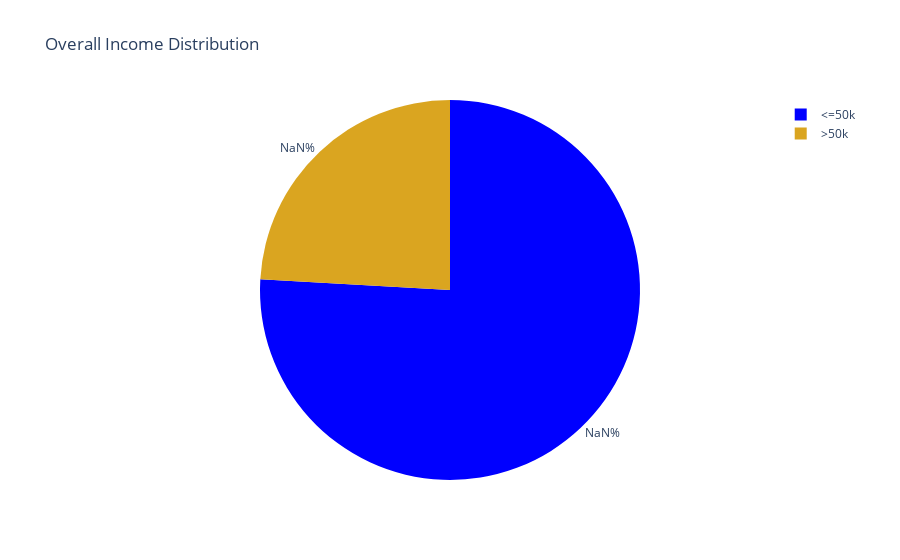

Notebook code cell kept with this figure:
### Code cell
fig = px.pie(adult_df_income, names='income', values='total', title='Overall Income Distribution', color_discrete_sequence=['blue', 'goldenrod'])
fig.update_layout(paper_bgcolor = "rgba(0, 0, 0, 0)",plot_bgcolor = "rgba(0, 0, 0, 0)")
fig.update_traces(texttemplate = "%{text:.2f}%",textposition="outside")
fig.show()
fig.write_image(os.path.join(results_dir, 'Income_distribution_pie_chart.jpg'))
fig.write_image(os.path.join(results_dir, 'Income_distribution_pie_chart.png'))
fig.write_html(os.path.join(results_dir, 'Income_distribution_pie_chart.html'))

### Figure 1 — Plotly figure (JSON) as saved in the notebook; plotly's stock layout.template omitted (floating-point values rounded to 4 significant figures)
{"data": [{"domain": {"x": [0, 1], "y": [0, 1]}, "hovertemplate": "income=%{label}<br>total=%{value}<extra></extra>", "labels": ["<=50k", ">50k"], "legendgroup": "", "name": "", "showlegend": true, "textposition": "outside", "texttemplate": "%{text:.2f}%", "type": "pie", "values": [24677, 7836]}], "layout": {"autosize": true, "legend": {"tracegroupgap": 0}, "paper_bgcolor": "rgba(0, 0, 0, 0)", "piecolorway": ["blue", "goldenrod"], "plot_bgcolor": "rgba(0, 0, 0, 0)", "title": {"text": "Overall Income Distribution"}}}
